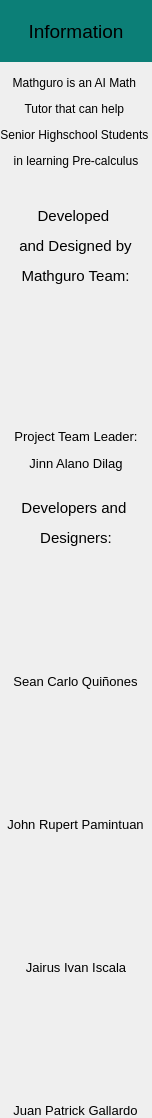
                                     <widget class="QWidget" name="scrollAreaWidgetContents">
                                      <property name="geometry">
                                       <rect>
                                        <x>0</x>
                                        <y>0</y>
                                        <width>145</width>
                                        <height>1111</height>
                                       </rect>
                                      </property>
                                      <property name="sizePolicy">
                                       <sizepolicy hsizetype="Preferred" vsizetype="Preferred">
                                        <horstretch>0</horstretch>
                                        <verstretch>0</verstretch>
                                       </sizepolicy>
                                      </property>
                                      <property name="minimumSize">
                                       <size>
                                        <width>0</width>
                                        <height>0</height>
                                       </size>
                                      </property>
                                      <property name="styleSheet">
                                       <string notr="true"/>
                                      </property>
                                      <layout class="QVBoxLayout" name="verticalLayout_70">
                                       <property name="spacing">
                                        <number>0</number>
                                       </property>
                                       <property name="leftMargin">
                                        <number>0</number>
                                       </property>
                                       <property name="topMargin">
                                        <number>0</number>
                                       </property>
                                       <property name="rightMargin">
                                        <number>0</number>
                                       </property>
                                       <property name="bottomMargin">
                                        <number>0</number>
                                       </property>
                                       <item alignment="Qt::AlignVCenter">
                                        <widget class="QLabel" name="label_7">
                                         <property name="font">
                                          <font>
                                           <pointsize>13</pointsize>
                                          </font>
                                         </property>
                                         <property name="styleSheet">
                                          <string notr="true">background-color: rgb(12, 127, 119);</string>
                                         </property>
                                         <property name="text">
                                          <string>&lt;html&gt;&lt;head/&gt;&lt;body&gt;&lt;p align=&quot;center&quot;&gt;&lt;br/&gt;&lt;span style=&quot; font-size:14pt;&quot;&gt;Information&lt;/span&gt;&lt;br/&gt;&lt;/p&gt;&lt;/body&gt;&lt;/html&gt;</string>
                                         </property>
                                         <property name="textFormat">
                                          <enum>Qt::RichText</enum>
                                         </property>
                                        </widget>
                                       </item>
                                       <item>
                                        <widget class="QLabel" name="label_42">
                                         <property name="text">
                                          <string>&lt;html&gt;&lt;head/&gt;&lt;body&gt;&lt;p align=&quot;center&quot;&gt;&lt;br/&gt;Mathguro is an AI Math &lt;/p&gt;&lt;p align=&quot;center&quot;&gt;Tutor that can help &lt;/p&gt;&lt;p align=&quot;center&quot;&gt;Senior Highschool Students &lt;/p&gt;&lt;p align=&quot;center&quot;&gt;in learning Pre-calculus&lt;br/&gt;&lt;/p&gt;&lt;/body&gt;&lt;/html&gt;</string>
                                         </property>
                                         <property name="textFormat">
                                          <enum>Qt::RichText</enum>
                                         </property>
                                        </widget>
                                       </item>
                                       <item alignment="Qt::AlignHCenter|Qt::AlignTop">
                                        <widget class="QLabel" name="label_31">
                                         <property name="text">
                                          <string>&lt;!DOCTYPE HTML PUBLIC &quot;-//W3C//DTD HTML 4.0//EN&quot; &quot;http://www.w3.org/TR/REC-html40/strict.dtd&quot;&gt;
&lt;html&gt;&lt;head&gt;&lt;meta name=&quot;qrichtext&quot; content=&quot;1&quot; /&gt;&lt;style type=&quot;text/css&quot;&gt;
p, li { white-space: pre-wrap; }
&lt;/style&gt;&lt;/head&gt;&lt;body style=&quot; font-family:'MS Shell Dlg 2'; font-size:8pt; font-weight:400; font-style:normal;&quot;&gt;
&lt;p align=&quot;center&quot; style=&quot;-qt-paragraph-type:empty; margin-top:12px; margin-bottom:12px; margin-left:0px; margin-right:0px; -qt-block-indent:0; text-indent:0px;&quot;&gt;&lt;br /&gt;&lt;/p&gt;
&lt;p align=&quot;center&quot; style=&quot; margin-top:12px; margin-bottom:12px; margin-left:0px; margin-right:0px; -qt-block-indent:0; text-indent:0px;&quot;&gt;&lt;span style=&quot; font-size:11pt;&quot;&gt;Developed &lt;/span&gt;&lt;/p&gt;
&lt;p align=&quot;center&quot; style=&quot; margin-top:12px; margin-bottom:12px; margin-left:0px; margin-right:0px; -qt-block-indent:0; text-indent:0px;&quot;&gt;&lt;span style=&quot; font-size:11pt;&quot;&gt;and Designed by&lt;/span&gt;&lt;/p&gt;
&lt;p align=&quot;center&quot; style=&quot; margin-top:12px; margin-bottom:12px; margin-left:0px; margin-right:0px; -qt-block-indent:0; text-indent:0px;&quot;&gt;&lt;span style=&quot; font-size:11pt;&quot;&gt;Mathguro Team:&lt;/span&gt;&lt;/p&gt;
&lt;p align=&quot;center&quot; style=&quot;-qt-paragraph-type:empty; margin-top:12px; margin-bottom:12px; margin-left:0px; margin-right:0px; -qt-block-indent:0; text-indent:0px; font-size:11pt;&quot;&gt;&lt;br /&gt;&lt;/p&gt;&lt;/body&gt;&lt;/html&gt;</string>
                                         </property>
                                         <property name="textFormat">
                                          <enum>Qt::RichText</enum>
                                         </property>
                                         <property name="scaledContents">
                                          <bool>false</bool>
                                         </property>
                                        </widget>
                                       </item>
                                       <item>
                                        <widget class="QLabel" name="label_30">
                                         <property name="sizePolicy">
                                          <sizepolicy hsizetype="Preferred" vsizetype="Preferred">
                                           <horstretch>0</horstretch>
                                           <verstretch>0</verstretch>
                                          </sizepolicy>
                                         </property>
                                         <property name="styleSheet">
                                          <string notr="true">border-image: url(:/images/Dilag.jpg);
padding-top: 100px;
margin-left: 30px;
margin-right: 30px;</string>
                                         </property>
                                         <property name="text">
                                          <string/>
                                         </property>
                                         <property name="scaledContents">
                                          <bool>true</bool>
                                         </property>
                                        </widget>
                                       </item>
                                       <item alignment="Qt::AlignHCenter">
                                        <widget class="QLabel" name="label_32">
                                         <property name="text">
                                          <string>&lt;html&gt;&lt;head/&gt;&lt;body&gt;&lt;p align=&quot;center&quot;&gt;&lt;span style=&quot; font-size:10pt;&quot;&gt;Project Team Leader:&lt;/span&gt;&lt;/p&gt;&lt;p align=&quot;center&quot;&gt;&lt;span style=&quot; font-size:10pt;&quot;&gt;Jinn Alano Dilag&lt;br/&gt;&lt;/span&gt;&lt;/p&gt;&lt;/body&gt;&lt;/html&gt;</string>
                                         </property>
                                         <property name="textFormat">
                                          <enum>Qt::RichText</enum>
                                         </property>
                                        </widget>
                                       </item>
                                       <item alignment="Qt::AlignHCenter">
                                        <widget class="QLabel" name="label_33">
                                         <property name="text">
                                          <string>&lt;html&gt;&lt;head/&gt;&lt;body&gt;&lt;p align=&quot;center&quot;&gt;&lt;br/&gt;&lt;span style=&quot; font-size:11pt;&quot;&gt;Developers and &lt;/span&gt;&lt;/p&gt;&lt;p align=&quot;center&quot;&gt;&lt;span style=&quot; font-size:11pt;&quot;&gt;Designers:&lt;/span&gt;&lt;br/&gt;&lt;/p&gt;&lt;/body&gt;&lt;/html&gt;</string>
                                         </property>
                                         <property name="textFormat">
                                          <enum>Qt::RichText</enum>
                                         </property>
                                        </widget>
                                       </item>
                                       <item>
                                        <widget class="QLabel" name="label_34">
                                         <property name="styleSheet">
                                          <string notr="true">border-image: url(:/images/Quinones.jpg);
padding-top: 100px;
margin-left: 25px;
margin-right: 25px;</string>
                                         </property>
                                         <property name="text">
                                          <string/>
                                         </property>
                                         <property name="scaledContents">
                                          <bool>true</bool>
                                         </property>
                                        </widget>
                                       </item>
                                       <item alignment="Qt::AlignHCenter">
                                        <widget class="QLabel" name="label_35">
                                         <property name="text">
                                          <string>&lt;html&gt;&lt;head/&gt;&lt;body&gt;&lt;p align=&quot;center&quot;&gt;&lt;span style=&quot; font-size:10pt;&quot;&gt;Sean Carlo Quiñones&lt;br/&gt;&lt;/span&gt;&lt;/p&gt;&lt;/body&gt;&lt;/html&gt;</string>
                                         </property>
                                         <property name="textFormat">
                                          <enum>Qt::RichText</enum>
                                         </property>
                                        </widget>
                                       </item>
                                       <item>
                                        <widget class="QLabel" name="label_36">
                                         <property name="styleSheet">
                                          <string notr="true">border-image: url(:/images/Pamintuan.jpg);
padding-top: 100px;
margin-left: 25px;
margin-right: 25px;</string>
                                         </property>
                                         <property name="text">
                                          <string/>
                                         </property>
                                         <property name="scaledContents">
                                          <bool>true</bool>
                                         </property>
                                        </widget>
                                       </item>
                                       <item alignment="Qt::AlignHCenter">
                                        <widget class="QLabel" name="label_37">
                                         <property name="text">
                                          <string>&lt;html&gt;&lt;head/&gt;&lt;body&gt;&lt;p align=&quot;center&quot;&gt;&lt;span style=&quot; font-size:10pt;&quot;&gt;John Rupert Pamintuan&lt;br/&gt;&lt;/span&gt;&lt;/p&gt;&lt;/body&gt;&lt;/html&gt;</string>
                                         </property>
                                         <property name="textFormat">
                                          <enum>Qt::RichText</enum>
                                         </property>
                                        </widget>
                                       </item>
                                       <item>
                                        <widget class="QLabel" name="label_38">
                                         <property name="styleSheet">
                                          <string notr="true">border-image: url(:/images/Iscala.jpg);
padding-top: 100px;
margin-left: 25px;
margin-right: 25px;</string>
                                         </property>
                                         <property name="text">
                                          <string/>
                                         </property>
                                         <property name="scaledContents">
                                          <bool>true</bool>
                                         </property>
                                        </widget>
                                       </item>
                                       <item alignment="Qt::AlignHCenter">
                                        <widget class="QLabel" name="label_39">
                                         <property name="lineWidth">
                                          <number>1</number>
                                         </property>
                                         <property name="text">
                                          <string>&lt;html&gt;&lt;head/&gt;&lt;body&gt;&lt;p align=&quot;center&quot;&gt;&lt;span style=&quot; font-size:10pt;&quot;&gt;Jairus Ivan Iscala&lt;br/&gt;&lt;/span&gt;&lt;/p&gt;&lt;/body&gt;&lt;/html&gt;</string>
                                         </property>
                                         <property name="textFormat">
                                          <enum>Qt::RichText</enum>
                                         </property>
                                        </widget>
                                       </item>
                                       <item>
                                        <widget class="QLabel" name="label_40">
                                         <property name="styleSheet">
                                          <string notr="true">border-image: url(:/images/Gallardo.jpg);
padding-top: 100px;
margin-left: 25px;
margin-right: 25px;</string>
                                         </property>
                                         <property name="text">
                                          <string/>
                                         </property>
                                         <property name="scaledContents">
                                          <bool>true</bool>
                                         </property>
                                        </widget>
                                       </item>
                                       <item alignment="Qt::AlignHCenter">
                                        <widget class="QLabel" name="label_41">
                                         <property name="text">
                                          <string>&lt;html&gt;&lt;head/&gt;&lt;body&gt;&lt;p align=&quot;center&quot;&gt;&lt;span style=&quot; font-size:10pt;&quot;&gt;Juan Patrick Gallardo&lt;/span&gt;&lt;/p&gt;&lt;/body&gt;&lt;/html&gt;</string>
                                         </property>
                                         <property name="textFormat">
                                          <enum>Qt::RichText</enum>
                                         </property>
                                        </widget>
                                       </item>
                                      </layout>
                                     </widget>
